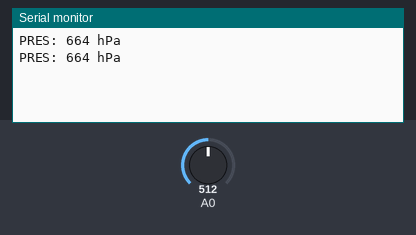
Simulated run of this sketch. Board: Arduino Uno, built with avr-gcc and run on an emulated ATmega328P. Parts: the last lines printed to the serial monitor. Inputs (shaded band) come from the test bench; at power-on: A0 = 512.

Above: at 2.8 s.
2.9 s: A0 set to 716
At 4.6 s:
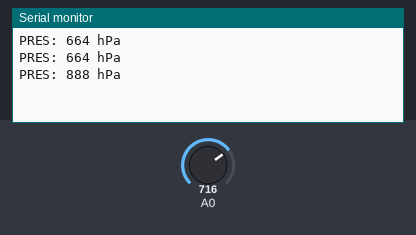
5.6 s: A0 set to 900
At 7.3 s:
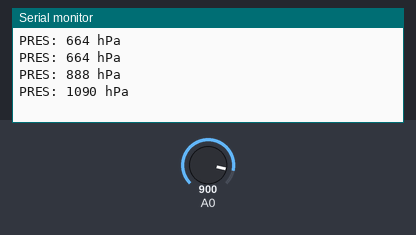
Timing chart, 0 to 8.8 s (numbered marks = the images above; inputs shaded):
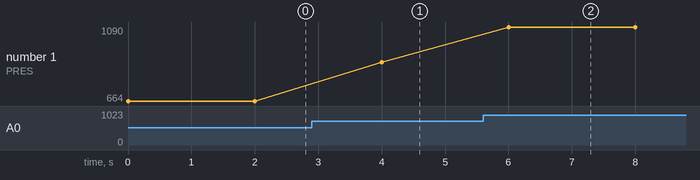

Measured:
- after the input at 2.9 s, the serial monitor: prints a new line after 1.1 s (image 1)
- after the input at 5.6 s, the serial monitor: prints a new line after 0.40 s (image 2)
- plotted number 1: 664 → 888 after the input at 2.9 s, 888 → 1090 after the input at 5.6 s

The sketch:

02_prototype_mpx4115a.ino
```cpp
void setup() {
  Serial.begin(9600);
}

void loop() {
  float v_out = analogRead(A0) * (5.0 / 1023.0);

  // v_s = 5.1 +- 0.25 * v_dc
  // v_dc is measured
  float v_dc = 4.8;
  float v_s = 5.1 - 0.0315 * v_dc;

  // pressure error band
  // +-1.5 kPa
  float p_err = 0.325;

  // temperature error band factors
  // t between -40C and   0C: -0.05 * t + 1
  // t between   0C and  85C: 1
  // t between  85C and 125C: 0.05 * t - 3.25
  // t_fac = 1 because we test indoors
  float t_fac = 1;

  // error = p_err * t_fac * 0.009 * v_s
  float error = p_err * t_fac * 0.009 * v_s;

  // v_out = v_s * (0.009 * p - 0.095) + error
  // solved for p in kPa
  float p = (5 * (-200 * error + 19 * v_s + 200 * v_out)) / (9 * v_s);
  // make it hPa because that is what we use in Germany
  p = p * 10;

  Serial.print("PRES: ");
  Serial.print(p, 0);
  Serial.println(" hPa");

  delay(2000);
}
```
